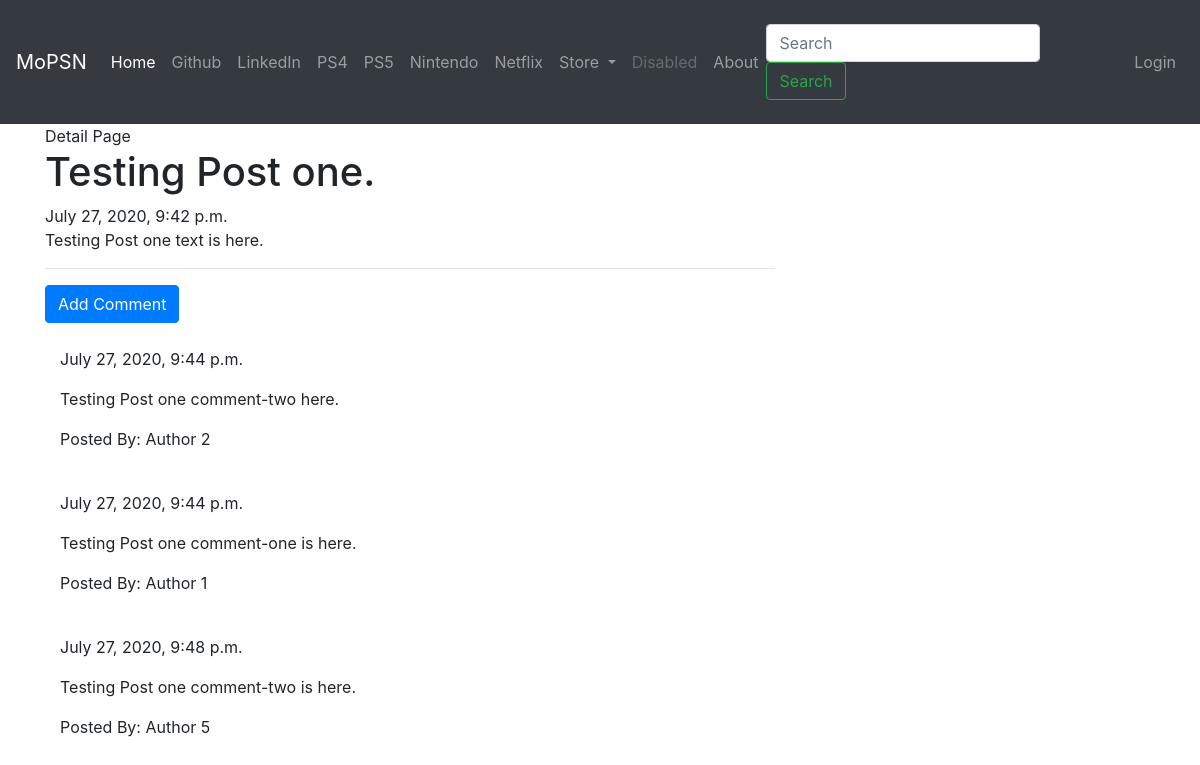
Screenshot of /post/7/ with the database file from the repository.
### blog/models.py (models this page shows, shortened)
class Post(models.Model):
    author = models.ForeignKey('auth.User', on_delete=models.CASCADE)
    title = models.CharField(max_length=200)
    text = models.TextField()
    create_field = models.DateTimeField(default=timezone.now)
    published_date = models.DateTimeField(blank=True, null=True)

class Comment(models.Model):
    post = models.ForeignKey('blog.Post', related_name='comments', on_delete=models.CASCADE)
    author = models.CharField(max_length=200)
    text = models.TextField()
    create_date = models.DateTimeField(default=timezone.now)
    approved_comment = models.BooleanField(default=False)

### blog/views.py (the view)
# urls.py: path('post/<int:pk>/',views.PostDetailView.as_view(), name='post_detail'),
class PostDetailView(DetailView):
    model = Post

### blog/templates/blog/post_detail.html (shortened to what this page needs)
{% extends "blog/base.html" %}
{% block content %}
  Detail Page
  <h1 class="posttitle loader">{{ post.title }}</h1>
  {% if post.published_date %}
    <div class="date postdate">
      {{ post.published_date }}
    </div>
  {% else %}
  <a class="btn btn-success" href="{% url 'post_publish' pk=post.pk %}">Publish</a>
  {% endif %}
  <p class="postcontent">{{ post.text|safe|linebreaksbr }}</p>
  <hr>
  <a class="btn btn-primary btn-comment" href="{% url 'add_comment_to_post' pk=post.pk %}">Add Comment</a>
  <div class="container">
    {% for comment in post.comments.all %}
      <br>
        {% if user.is_authenticated or comment.approved_comment %}
          {{ comment.create_date }}
              <p> {{ comment.text|safe|linebreaks }}</p>
              <p> Posted By: {{ comment.author }}</p>
        {% endif %}
        {% empty %}
          <p>No Comments! </p>
    {% endfor %}
  </div>
{% endblock %}

### rows the page displays
Post: title "Testing Post one.", published_date "July 27, 2020, 9:42 p.m.", text "Testing Post one text is here."
Comment: create_date "July 27, 2020, 9:44 p.m.", text "Testing Post one comment-two here.", author "Author 2"
Comment: create_date "July 27, 2020, 9:44 p.m.", text "Testing Post one comment-one is here.", author "Author 1"
Comment: create_date "July 27, 2020, 9:48 p.m.", text "Testing Post one comment-two is here.", author "Author 5"
